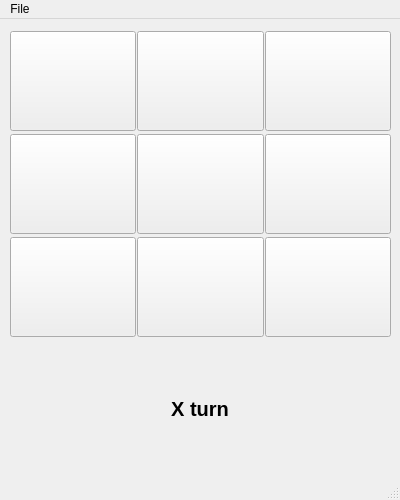
<?xml version="1.0" encoding="UTF-8"?>
<ui version="4.0">
 <class>MainWindow</class>
 <widget class="QMainWindow" name="MainWindow">
  <property name="geometry">
   <rect>
    <x>0</x>
    <y>0</y>
    <width>400</width>
    <height>500</height>
   </rect>
  </property>
  <property name="windowTitle">
   <string>MainWindow</string>
  </property>
  <widget class="QWidget" name="centralwidget">
   <widget class="QWidget" name="gridLayoutWidget">
    <property name="geometry">
     <rect>
      <x>10</x>
      <y>10</y>
      <width>381</width>
      <height>311</height>
     </rect>
    </property>
    <layout class="QGridLayout" name="gridLayout">
     <property name="spacing">
      <number>1</number>
     </property>
     <item row="0" column="0">
      <widget class="QPushButton" name="Square_1">
       <property name="minimumSize">
        <size>
         <width>100</width>
         <height>100</height>
        </size>
       </property>
       <property name="font">
        <font>
         <pointsize>30</pointsize>
        </font>
       </property>
       <property name="text">
        <string/>
       </property>
      </widget>
     </item>
     <item row="2" column="2">
      <widget class="QPushButton" name="Square_9">
       <property name="minimumSize">
        <size>
         <width>100</width>
         <height>100</height>
        </size>
       </property>
       <property name="font">
        <font>
         <pointsize>30</pointsize>
        </font>
       </property>
       <property name="text">
        <string/>
       </property>
      </widget>
     </item>
     <item row="0" column="1">
      <widget class="QPushButton" name="Square_2">
       <property name="minimumSize">
        <size>
         <width>100</width>
         <height>100</height>
        </size>
       </property>
       <property name="font">
        <font>
         <pointsize>30</pointsize>
        </font>
       </property>
       <property name="text">
        <string/>
       </property>
      </widget>
     </item>
     <item row="0" column="2">
      <widget class="QPushButton" name="Square_3">
       <property name="minimumSize">
        <size>
         <width>100</width>
         <height>100</height>
        </size>
       </property>
       <property name="font">
        <font>
         <pointsize>30</pointsize>
        </font>
       </property>
       <property name="text">
        <string/>
       </property>
      </widget>
     </item>
     <item row="2" column="0">
      <widget class="QPushButton" name="Square_7">
       <property name="minimumSize">
        <size>
         <width>100</width>
         <height>100</height>
        </size>
       </property>
       <property name="font">
        <font>
         <pointsize>30</pointsize>
        </font>
       </property>
       <property name="text">
        <string/>
       </property>
      </widget>
     </item>
     <item row="1" column="1">
      <widget class="QPushButton" name="Square_5">
       <property name="minimumSize">
        <size>
         <width>100</width>
         <height>100</height>
        </size>
       </property>
       <property name="font">
        <font>
         <pointsize>30</pointsize>
        </font>
       </property>
       <property name="text">
        <string/>
       </property>
      </widget>
     </item>
     <item row="2" column="1">
      <widget class="QPushButton" name="Square_8">
       <property name="minimumSize">
        <size>
         <width>100</width>
         <height>100</height>
        </size>
       </property>
       <property name="font">
        <font>
         <pointsize>30</pointsize>
        </font>
       </property>
       <property name="text">
        <string/>
       </property>
      </widget>
     </item>
     <item row="1" column="2">
      <widget class="QPushButton" name="Square_6">
       <property name="minimumSize">
        <size>
         <width>100</width>
         <height>100</height>
        </size>
       </property>
       <property name="font">
        <font>
         <pointsize>30</pointsize>
        </font>
       </property>
       <property name="text">
        <string/>
       </property>
      </widget>
     </item>
     <item row="1" column="0">
      <widget class="QPushButton" name="Square_4">
       <property name="minimumSize">
        <size>
         <width>100</width>
         <height>100</height>
        </size>
       </property>
       <property name="font">
        <font>
         <pointsize>30</pointsize>
        </font>
       </property>
       <property name="text">
        <string/>
       </property>
      </widget>
     </item>
    </layout>
   </widget>
   <widget class="QLabel" name="Whose_Turn_Is">
    <property name="geometry">
     <rect>
      <x>25</x>
      <y>340</y>
      <width>350</width>
      <height>100</height>
     </rect>
    </property>
    <property name="font">
     <font>
      <pointsize>15</pointsize>
      <weight>75</weight>
      <bold>true</bold>
     </font>
    </property>
    <property name="text">
     <string>X turn</string>
    </property>
    <property name="alignment">
     <set>Qt::AlignCenter</set>
    </property>
   </widget>
  </widget>
  <widget class="QMenuBar" name="menubar">
   <property name="geometry">
    <rect>
     <x>0</x>
     <y>0</y>
     <width>400</width>
     <height>26</height>
    </rect>
   </property>
   <widget class="QMenu" name="menuFile">
    <property name="title">
     <string>File</string>
    </property>
    <addaction name="New_Game"/>
   </widget>
   <addaction name="menuFile"/>
  </widget>
  <widget class="QStatusBar" name="statusbar"/>
  <action name="New_Game">
   <property name="text">
    <string>New</string>
   </property>
  </action>
 </widget>
 <resources/>
 <connections/>
</ui>
